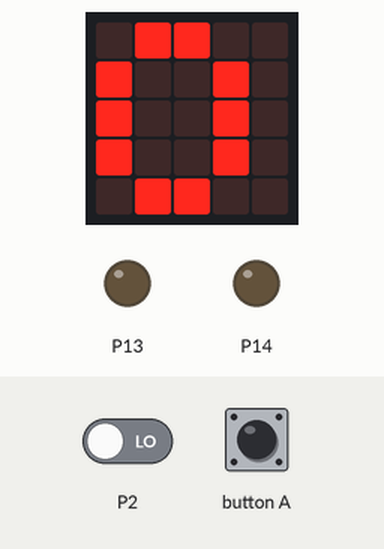
Recording of a program running on a simulated BBC micro:bit (MakeCode). Parts: the board's 5×5 LED display, output pins drawn as LEDs (lit = HIGH). The inputs (shaded band) are chosen by the test bench; at power-on: P2 LOW.

Above: at 0.8 s.
At 2.8 s:
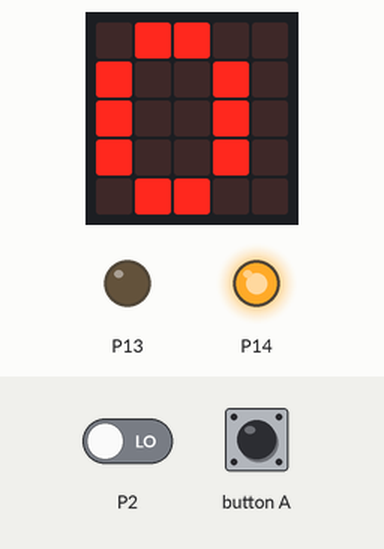
Timing chart, 0 to 130.0 s (numbered marks = the images above):
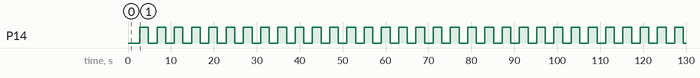

The program:

main.ts
```typescript
input.onButtonPressed(Button.A, function () {

})
basic.showNumber(pins.digitalReadPin(DigitalPin.P2))
basic.forever(function () {
    pins.digitalWritePin(DigitalPin.P13, 0)
    pins.digitalWritePin(DigitalPin.P14, 0)
    basic.pause(2000)
    pins.digitalWritePin(DigitalPin.P13, 0)
    pins.digitalWritePin(DigitalPin.P14, 1)
    basic.pause(2000)
})
```

test.ts
```typescript
// テストはここに来ます。このパッケージが拡張機能として使用されるときにはコンパイルされません。
```

Measured:
- by itself, P14: alternates HIGH for 2.0 s and LOW for 2.0 s
